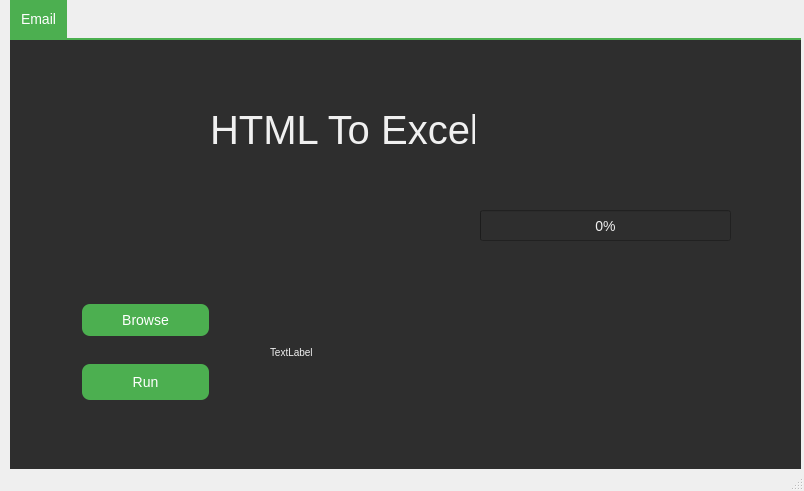
<?xml version="1.0" encoding="UTF-8"?>
<ui version="4.0">
 <class>MainWindow</class>
 <widget class="QMainWindow" name="MainWindow">
  <property name="geometry">
   <rect>
    <x>0</x>
    <y>0</y>
    <width>804</width>
    <height>491</height>
   </rect>
  </property>
  <property name="windowTitle">
   <string>Plotting Tool</string>
  </property>
  <widget class="QWidget" name="centralwidget">
   <widget class="QTabWidget" name="tabWidget">
    <property name="geometry">
     <rect>
      <x>10</x>
      <y>0</y>
      <width>791</width>
      <height>491</height>
     </rect>
    </property>
    <property name="styleSheet">
     <string notr="true">QWidget {
    background-color: #2e2e2e;
    color: #f0f0f0;
    font-family: Arial, sans-serif;
    font-size: 14px;
}
QPushButton {
    background-color: #4caf50;
    border: none;
    color: white;
    padding: 10px 20px;
    text-align: center;
    text-decoration: none;
    display: inline-block;
    font-size: 14px;
    margin: 4px 2px;
    cursor: pointer;
    border-radius: 8px;
}

QPushButton:hover {
    background-color: #45a049;
}

QLabel {
    color: #f0f0f0;
    font-size: 40px;
}

QTabWidget::pane {
    border-top: 2px solid #4caf50;
}

QTabBar::tab {
    background: #2e2e2e;
    color: #f0f0f0;
    padding: 10px;
    border: 1px solid #4caf50;
}

QTabBar::tab:selected {
    background: #4caf50;
    color: white;
}
</string>
    </property>
    <property name="currentIndex">
     <number>0</number>
    </property>
    <widget class="QWidget" name="tab">
     <attribute name="title">
      <string>Email</string>
     </attribute>
     <widget class="QLabel" name="label_3">
      <property name="geometry">
       <rect>
        <x>260</x>
        <y>290</y>
        <width>251</width>
        <height>45</height>
       </rect>
      </property>
      <property name="styleSheet">
       <string notr="true">QLabel {
    color: #f0f0f0;
    font-size: 10px;
}
</string>
      </property>
      <property name="text">
       <string>TextLabel</string>
      </property>
     </widget>
     <widget class="QProgressBar" name="progressBar">
      <property name="geometry">
       <rect>
        <x>470</x>
        <y>170</y>
        <width>251</width>
        <height>31</height>
       </rect>
      </property>
      <property name="value">
       <number>0</number>
      </property>
     </widget>
     <widget class="QPushButton" name="run_Button">
      <property name="geometry">
       <rect>
        <x>70</x>
        <y>320</y>
        <width>131</width>
        <height>44</height>
       </rect>
      </property>
      <property name="text">
       <string>Run</string>
      </property>
     </widget>
     <widget class="QLabel" name="label">
      <property name="geometry">
       <rect>
        <x>200</x>
        <y>40</y>
        <width>265</width>
        <height>100</height>
       </rect>
      </property>
      <property name="minimumSize">
       <size>
        <width>0</width>
        <height>100</height>
       </size>
      </property>
      <property name="maximumSize">
       <size>
        <width>16777215</width>
        <height>100</height>
       </size>
      </property>
      <property name="font">
       <font>
        <family>Arial,sans-serif</family>
        <pointsize>-1</pointsize>
       </font>
      </property>
      <property name="styleSheet">
       <string notr="true"/>
      </property>
      <property name="text">
       <string>HTML To Excel</string>
      </property>
     </widget>
     <widget class="QPushButton" name="browse_btn">
      <property name="geometry">
       <rect>
        <x>70</x>
        <y>260</y>
        <width>131</width>
        <height>40</height>
       </rect>
      </property>
      <property name="maximumSize">
       <size>
        <width>200</width>
        <height>40</height>
       </size>
      </property>
      <property name="styleSheet">
       <string notr="true"/>
      </property>
      <property name="text">
       <string>Browse</string>
      </property>
     </widget>
    </widget>
   </widget>
  </widget>
  <widget class="QMenuBar" name="menubar">
   <property name="geometry">
    <rect>
     <x>0</x>
     <y>0</y>
     <width>804</width>
     <height>21</height>
    </rect>
   </property>
  </widget>
  <widget class="QStatusBar" name="statusbar"/>
 </widget>
 <resources/>
 <connections/>
</ui>
